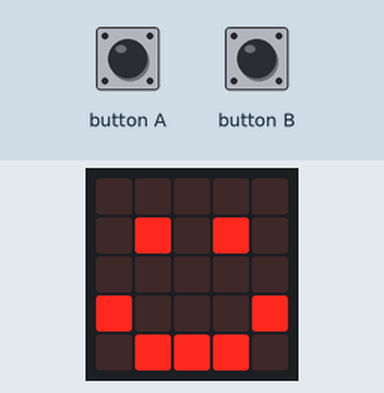
Recording of a program running on a simulated BBC micro:bit running MicroPython. Parts: the board's 5×5 LED display. The inputs (shaded band) are chosen by the test bench.

Above: at 0.1 s.
1.8 s: button A pressed for 0.15 s
At 2.7 s:
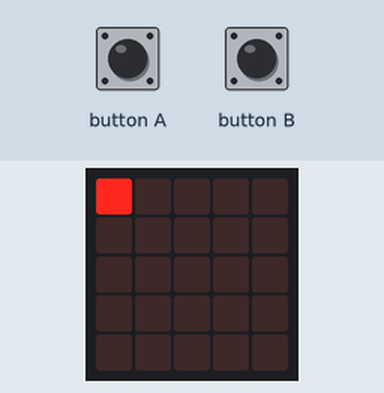
4.9 s: button B pressed for 3.2 s
At 5.8 s:
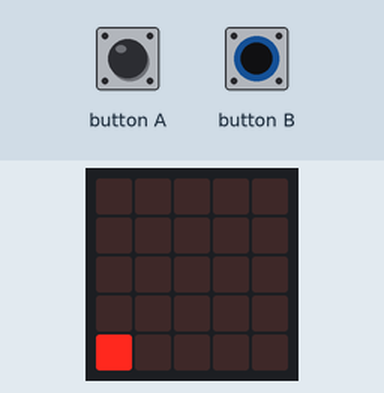
9.6 s: button A pressed for 3.2 s
At 12.3 s:
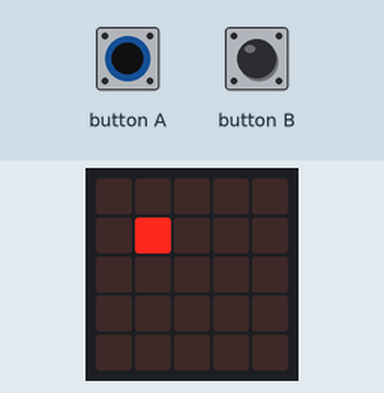
14.3 s: button A pressed for 1 s
At 16.2 s:
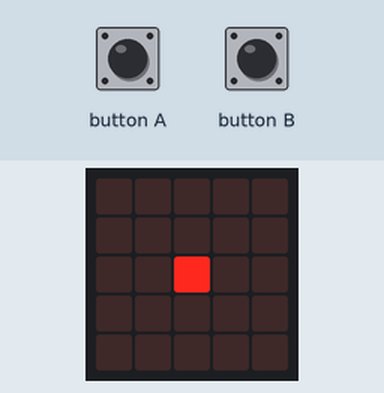
Timing chart, 0 to 17.7 s (numbered marks = the images above; inputs shaded):
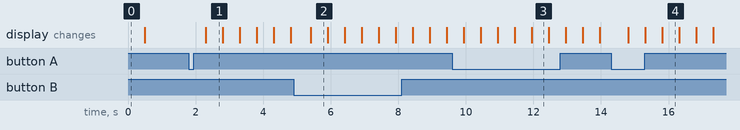

The program:

main.py
```python
"""
Created by: Michael Bruneau
Created on: Nov 2023
This module is a Micro:bit MicroPython program
"""

from microbit import *

# variables
x_axis = 0
y_axis = 0

# setup
display.show(Image.HAPPY)
sleep(500)
display.clear()

# loop
while True:
    if button_a.is_pressed():
        display.clear()

        # set x and y axis to 0
        x_axis = 0
        y_axis = 0

        # loop until x axis is greater than 4
        while x_axis <= 4:
            sleep(500)
            display.clear()

            # make pixels light up diagnally
            display.set_pixel(x_axis, y_axis, 9)

            x_axis = x_axis + 1
            y_axis = y_axis + 1

        sleep(500)
        display.clear()

    if button_b.is_pressed():
        display.clear()

        # set x axis to 0 and y axis to 4
        x_axis = 0
        y_axis = 4

        # loop until x axis is greater than 4
        while x_axis <= 4:
            sleep(500)
            display.clear()

            display.set_pixel(x_axis, y_axis, 9)

            # make pixels light up diagnally
            x_axis = x_axis + 1
            y_axis = y_axis - 1

        sleep(500)
        display.clear()
```

Measured:
- after the input at 1.8 s, the display: changes after 0.51 s (image 1)
- after the input at 4.9 s, the display: changes after 0.51 s (image 2)
- after the input at 9.6 s, the display: first differs from a run without the input after 1.9 s (image 3 shows a later state)
- after the input at 14.3 s, the display: first changes after 0.51 s (image 4 shows a later state)
- what the display in image 1 shows lasts 0.5 s, from 2.3 s to 2.8 s
